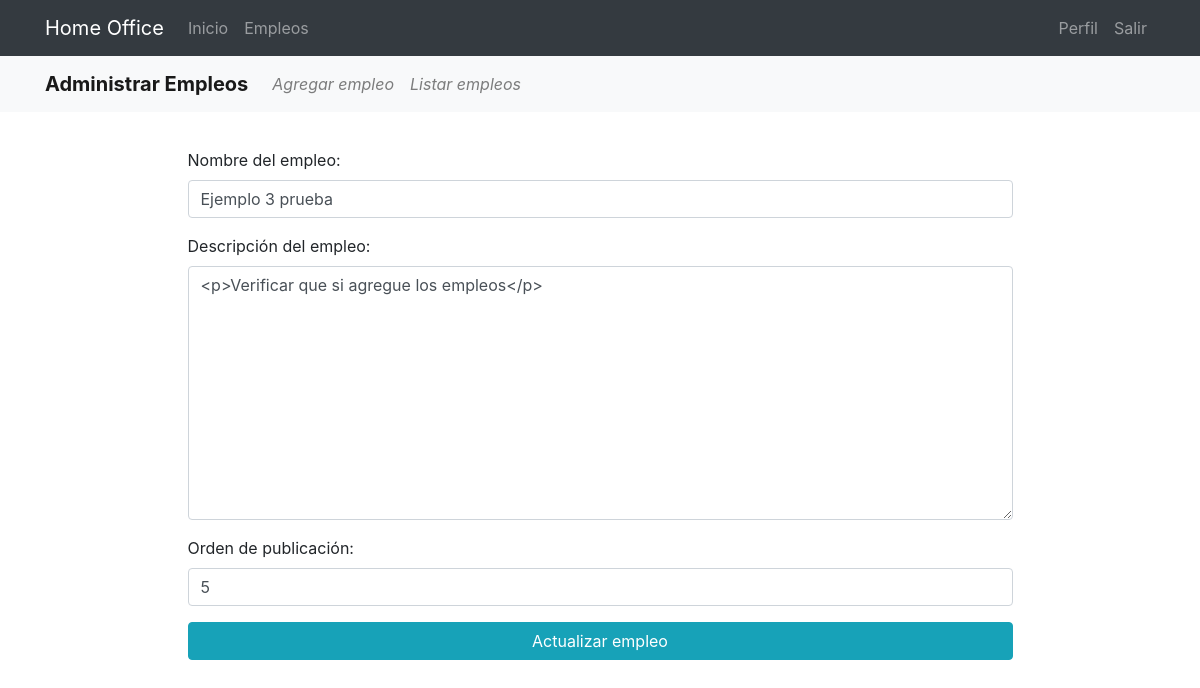
Page /pages/update/5/ (signed in) on the committed database.
### pages/models.py (models this page shows, shortened)
class Page(models.Model):
    title = models.CharField(verbose_name="Nombre del empleo", max_length=200)
    content = RichTextField(verbose_name="Descripción del empleo")
    order = models.SmallIntegerField(verbose_name="Orden de publicación", default=0)
    created = models.DateTimeField(auto_now_add=True, verbose_name="Fecha de creación")
    updated = models.DateTimeField(auto_now=True, verbose_name="Fecha de edición")
    class Meta:
        verbose_name = "Empleo"
        verbose_name_plural = "Empleos"
        ordering = ['order', 'title']

### pages/views.py (the view, shortened to what this page needs)
# urls.py: path('update/<int:pk>/', PageUpdate.as_view(), name='update' ),
@method_decorator(staff_member_required, name='dispatch')
class PageUpdate(UpdateView):
    model = Page
    form_class = PageForm
    template_name_suffix = '_update_form'

### pages/forms.py
class PageForm(forms.ModelForm):
    class Meta:
        model = Page
        fields = ['title', 'content', 'order']
        widgets = {
            'title': forms.TextInput(attrs={'class':'form-control'}),
            'content': forms.Textarea  (attrs={'class':'form-control'}),
            'order': forms.NumberInput(attrs={'class':'form-control'}),
        }

### pages/templates/pages/page_update_form.html (shortened to what this page needs)
{% extends 'core/base.html' %}
{% load static %}
{% block content %}
{% include 'pages/includes/pages_menu.html'%}
<main role="main">
  <div class="container">
    <div class="row mt-3 mb-5">
      <div class="col-md-9 mx-auto">
        <div>
          <form action="" method="post">{% csrf_token %}
               {{ form.as_p }}
                <div class="text-center">
                  <input type="submit" class="btn btn-info btn-block" value="Actualizar empleo" />
                </div>
          </form>
        </div>
      </div>
    </div>
  </div>
</main>
{% endblock %}

### core/static/core/css/main.css (style rules this page uses)
main { padding-top: 20px; }
:root { --jumbotron-padding-y: 3rem; }

### rows in the picture
Page: title "Ejemplo 3 prueba", content "<p>Verificar que si agregue los empleos</p>", order "5"
